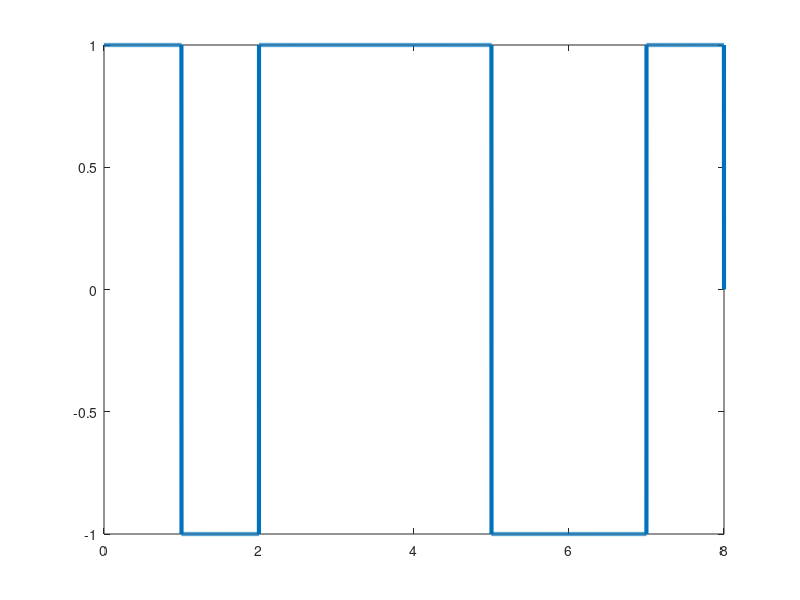

Here is the MATLAB script that generated this plot:
clc;
clear all;

bits = [1 0 1 1 1 0 0 1];
bitrate = 1;
n = 1000;
T = length(bits)/bitrate;
N = n*length(bits);
dt = T/N;
t = 0:dt:T;
x = zeros(1,length(t));
for i=1:length(bits)
  if bits(i)==1
    x((i-1)*n+1:i*n) = 1;
  else x((i-1)*n+1:i*n) = -1;
  end
end
plot(t, x, 'Linewidth', 3);
counter = 0;
for i = 1:length(t)
  if t(i)>counter
    counter = counter + 1;
    if x(i)>0
      result(counter) = x(i);
    else result(counter) = 0;
    end
  end
end
disp('NRZ-L Decoding:');
disp(result);